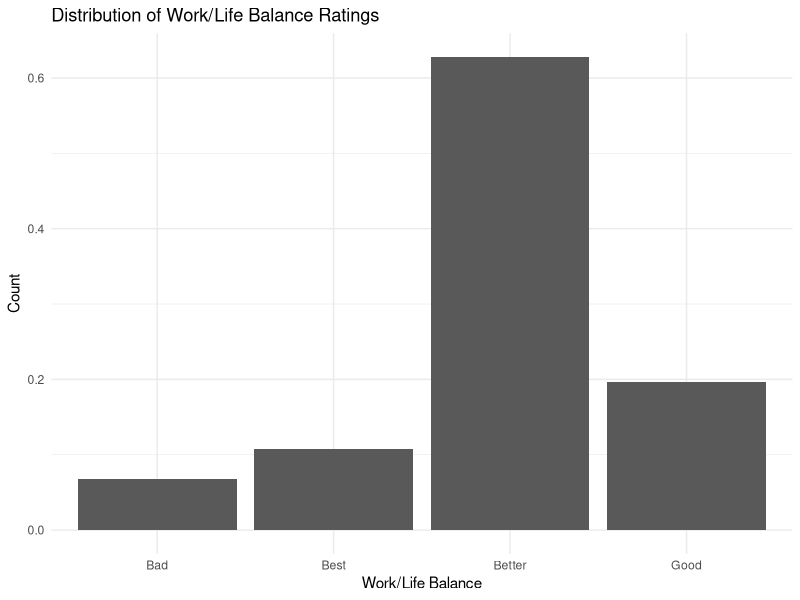
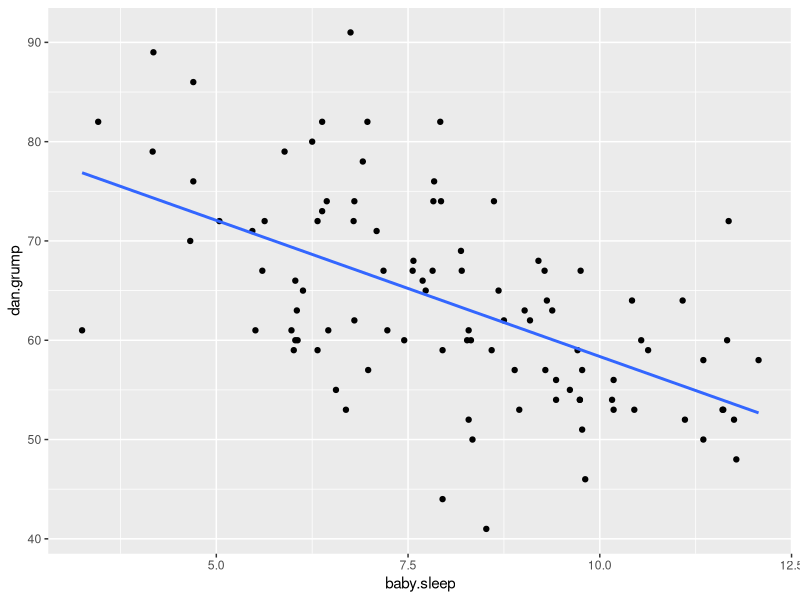

The R script that drew these images, in order:
## ---- chunk 1
#| label: setup
#| message: false

library(tidyverse)
library(readxl)
## ---- chunk 2
#Problem 1

library(tidyverse)
library(readr)
attrition <- read_csv("attrition_small.csv")

attrition1 <- attrition %>% 
  summarise(WorkLifePercent = n() / 250,
            .by = WorkLifeBalance)

ggplot(attrition1,
       aes(x = WorkLifeBalance,
           y = WorkLifePercent)) +
  geom_col(show.legend = FALSE) +
  labs(title = "Distribution of Work/Life Balance Ratings",
       x = "Work/Life Balance",
       y = "Count") + 
  theme_minimal()

obs_wlb <- table(attrition$WorkLifeBalance)
p_null_wlb <- c(0.05, 0.10, 0.65, 0.20)
chisq.test(obs_wlb, p = p_null_wlb)
## ---- chunk 3
parenting <- read_excel("parenting.xlsx")

  #bad model b/c over fitting
  # ggplot(parenting,
        # aes(x = baby.sleep,
            # y = dan.grump)) +
    # geom_point() +
    # geom_smooth()

ggplot(parenting,
       aes(x = baby.sleep,
           y = dan.grump)) +
  geom_point() +
  geom_smooth(method = "lm",
              se = FALSE) #to stop the over fitting & the grey bkgrd on line
## ---- chunk 4
grumpmodel <- lm(dan.grump ~ baby.sleep,
   data = parenting)
summary(grumpmodel)
